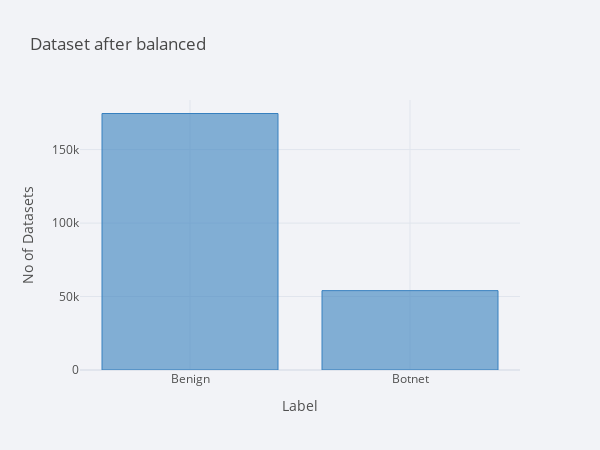

The notebook cell saved with this chart:
### Code cell
labels = ['Benign', 'Botnet']
count_bot=data_balance[data_balance.Label==1]
count_benign=data_balance[data_balance.Label==0]
counts = [count_benign.shape[0],count_bot.shape[0]]
state={'Labels':labels,'State':counts}
show_datasts=pd.DataFrame.from_dict(state)
cfs.set_config_file(sharing='Public',theme='polar',offline=True)
benign_bot_status=show_datasts.set_index('Labels')
benign_bot_status.iplot(kind='bar',colors=['blue'],bestfit_colors=['black'],xTitle="Label",yTitle="No of Datasets",dimensions=(600,450),
                        title='Dataset after balanced',bargap=0.2,sortbars=True)
balance_check=(count_benign.shape[0]/(count_benign.shape[0]+count_bot.shape[0]))*100
print('Ration of Bot to benign: %.2f'%balance_check,'%')

### Figure 1 — Plotly figure (JSON) as saved in the notebook; plotly's stock layout.template omitted (floating-point values rounded to 4 significant figures)
{"data": [{"marker": {"color": "rgba(55, 128, 191, 0.6)", "line": {"color": "rgba(55, 128, 191, 1.0)", "width": 1}}, "name": "State", "orientation": "v", "text": "", "type": "bar", "x": ["Benign", "Botnet"], "y": [174601, 54025]}], "layout": {"bargap": 0.2, "height": 450, "legend": {"bgcolor": "#F2F3F7", "font": {"color": "#505050"}}, "paper_bgcolor": "#F2F3F7", "plot_bgcolor": "#F2F3F7", "title": {"font": {"color": "#484848"}, "text": "Dataset after balanced"}, "width": 600, "xaxis": {"gridcolor": "#E1E5ED", "showgrid": true, "tickfont": {"color": "#505050"}, "title": {"font": {"color": "#505050"}, "text": "Label"}, "zerolinecolor": "#E1E5ED"}, "yaxis": {"gridcolor": "#E1E5ED", "showgrid": true, "tickfont": {"color": "#505050"}, "title": {"font": {"color": "#505050"}, "text": "No of Datasets"}, "zerolinecolor": "#E1E5ED"}}}
